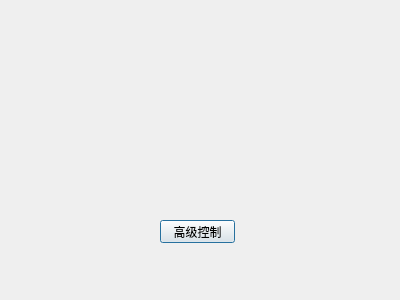
<?xml version="1.0" encoding="UTF-8"?>
<ui version="4.0">
 <class>Dialog</class>
 <widget class="QDialog" name="Dialog">
  <property name="geometry">
   <rect>
    <x>0</x>
    <y>0</y>
    <width>400</width>
    <height>300</height>
   </rect>
  </property>
  <property name="windowTitle">
   <string>Dialog</string>
  </property>
  <widget class="QPushButton" name="ProfControl">
   <property name="geometry">
    <rect>
     <x>160</x>
     <y>220</y>
     <width>75</width>
     <height>23</height>
    </rect>
   </property>
   <property name="text">
    <string>高级控制</string>
   </property>
  </widget>
 </widget>
 <resources/>
 <connections/>
</ui>
